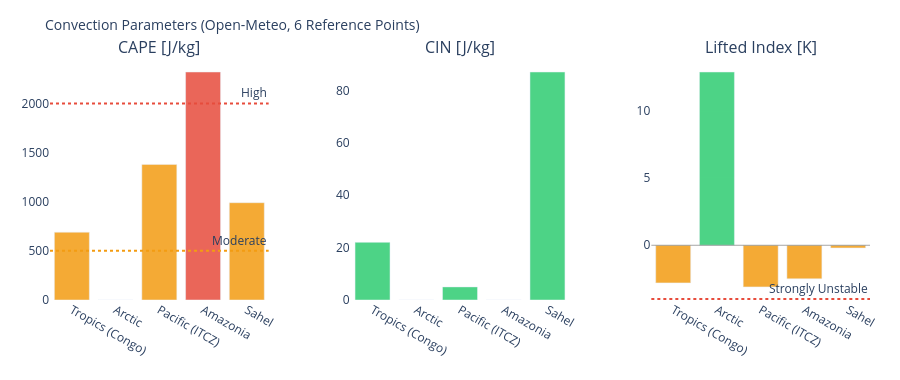

This figure's notebook cell:
### Markdown cell above
---
## 3. Visualizations

### Code cell
# ============================================================
# CAPE / CIN / LIFTED INDEX – Convection potential
# ============================================================

if not df_atm.empty:
    fig = make_subplots(
        rows=1, cols=3,
        subplot_titles=['CAPE [J/kg]', 'CIN [J/kg]', 'Lifted Index [K]'],
        horizontal_spacing=0.1
    )
    pts = df_atm['point'].tolist()
    pt_colors = ['#E85D24','#185FA5','#888780','#378ADD','#639922','#F2A623']

    # CAPE – höher = mehr Gewitterpotential
    cape_vals = df_atm['cape'].fillna(0).tolist()
    cape_colors = ['#e74c3c' if v > 2000 else '#f39c12' if v > 500 else '#2ecc71'
                   for v in cape_vals]
    fig.add_trace(go.Bar(x=pts, y=cape_vals, marker_color=cape_colors,
                         opacity=0.85, showlegend=False), row=1, col=1)
    fig.add_hline(y=2000, line_dash='dot', line_color='#e74c3c',
                  annotation_text='High', row=1, col=1)
    fig.add_hline(y=500,  line_dash='dot', line_color='#f39c12',
                  annotation_text='Moderate', row=1, col=1)

    # CIN – negativer = stärker gedeckelt (weniger Auslöse)
    cin_vals = df_atm['cin'].fillna(0).tolist()
    cin_colors = ['#e74c3c' if v < -200 else '#f39c12' if v < -50 else '#2ecc71'
                  for v in cin_vals]
    fig.add_trace(go.Bar(x=pts, y=cin_vals, marker_color=cin_colors,
                         opacity=0.85, showlegend=False), row=1, col=2)

    # Lifted Index – negativ = instabil
    li_vals = df_atm['li'].fillna(0).tolist()
    li_colors = ['#e74c3c' if v < -4 else '#f39c12' if v < 0 else '#2ecc71'
                 for v in li_vals]
    fig.add_trace(go.Bar(x=pts, y=li_vals, marker_color=li_colors,
                         opacity=0.85, showlegend=False), row=1, col=3)
    fig.add_hline(y=0, line_color='gray', line_width=0.7, row=1, col=3)
    fig.add_hline(y=-4, line_dash='dot', line_color='#e74c3c',
                  annotation_text='Strongly Unstable', row=1, col=3)

    fig.update_layout(
        title=dict(text='Convection Parameters (Open-Meteo, 6 Reference Points)', font=dict(size=14)),
        height=380, plot_bgcolor='rgba(0,0,0,0)', paper_bgcolor='rgba(0,0,0,0)',
        margin=dict(l=50, r=30, t=60, b=80)
    )
    fig.update_xaxes(tickangle=30)
    fig.show()

### Figure 1 — Plotly figure (JSON) as saved in the notebook; plotly's stock layout.template omitted (floating-point values rounded to 4 significant figures)
{"data": [{"marker": {"color": ["#f39c12", "#2ecc71", "#f39c12", "#e74c3c", "#f39c12"]}, "opacity": 0.85, "showlegend": false, "type": "bar", "x": ["Tropics (Congo)", "Arctic", "Pacific (ITCZ)", "Amazonia", "Sahel"], "xaxis": "x", "y": [690.0, 0.0, 1380.0, 2320.0, 990.0], "yaxis": "y"}, {"marker": {"color": ["#2ecc71", "#2ecc71", "#2ecc71", "#2ecc71", "#2ecc71"]}, "opacity": 0.85, "showlegend": false, "type": "bar", "x": ["Tropics (Congo)", "Arctic", "Pacific (ITCZ)", "Amazonia", "Sahel"], "xaxis": "x2", "y": [22.0, 0.0, 5.0, 0.0, 87.0], "yaxis": "y2"}, {"marker": {"color": ["#f39c12", "#2ecc71", "#f39c12", "#f39c12", "#f39c12"]}, "opacity": 0.85, "showlegend": false, "type": "bar", "x": ["Tropics (Congo)", "Arctic", "Pacific (ITCZ)", "Amazonia", "Sahel"], "xaxis": "x3", "y": [-2.8, 12.9, -3.1, -2.5, -0.2], "yaxis": "y3"}], "layout": {"annotations": [{"font": {"size": 16}, "showarrow": false, "text": "CAPE [J/kg]", "x": 0.1333, "xanchor": "center", "xref": "paper", "y": 1.0, "yanchor": "bottom", "yref": "paper"}, {"font": {"size": 16}, "showarrow": false, "text": "CIN [J/kg]", "x": 0.5, "xanchor": "center", "xref": "paper", "y": 1.0, "yanchor": "bottom", "yref": "paper"}, {"font": {"size": 16}, "showarrow": false, "text": "Lifted Index [K]", "x": 0.8667, "xanchor": "center", "xref": "paper", "y": 1.0, "yanchor": "bottom", "yref": "paper"}, {"showarrow": false, "text": "High", "x": 1, "xanchor": "right", "xref": "x domain", "y": 2000, "yanchor": "bottom", "yref": "y"}, {"showarrow": false, "text": "Moderate", "x": 1, "xanchor": "right", "xref": "x domain", "y": 500, "yanchor": "bottom", "yref": "y"}, {"showarrow": false, "text": "Strongly Unstable", "x": 1, "xanchor": "right", "xref": "x3 domain", "y": -4, "yanchor": "bottom", "yref": "y3"}], "height": 380, "margin": {"b": 80, "l": 50, "r": 30, "t": 60}, "paper_bgcolor": "rgba(0,0,0,0)", "plot_bgcolor": "rgba(0,0,0,0)", "shapes": [{"line": {"color": "#e74c3c", "dash": "dot"}, "type": "line", "x0": 0, "x1": 1, "xref": "x domain", "y0": 2000, "y1": 2000, "yref": "y"}, {"line": {"color": "#f39c12", "dash": "dot"}, "type": "line", "x0": 0, "x1": 1, "xref": "x domain", "y0": 500, "y1": 500, "yref": "y"}, {"line": {"color": "gray", "width": 0.7}, "type": "line", "x0": 0, "x1": 1, "xref": "x3 domain", "y0": 0, "y1": 0, "yref": "y3"}, {"line": {"color": "#e74c3c", "dash": "dot"}, "type": "line", "x0": 0, "x1": 1, "xref": "x3 domain", "y0": -4, "y1": -4, "yref": "y3"}], "title": {"font": {"size": 14}, "text": "Convection Parameters (Open-Meteo, 6 Reference Points)"}, "xaxis": {"anchor": "y", "domain": [0.0, 0.2667], "tickangle": 30}, "xaxis2": {"anchor": "y2", "domain": [0.3667, 0.6333], "tickangle": 30}, "xaxis3": {"anchor": "y3", "domain": [0.7333, 1.0], "tickangle": 30}, "yaxis": {"anchor": "x", "domain": [0.0, 1.0]}, "yaxis2": {"anchor": "x2", "domain": [0.0, 1.0]}, "yaxis3": {"anchor": "x3", "domain": [0.0, 1.0]}}}
